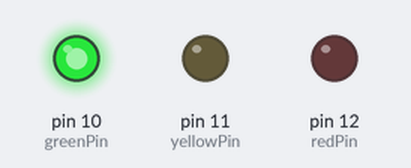
Recording of a sketch running on a simulated Arduino Uno, built with avr-gcc and run on an emulated ATmega328P. On the bench: output pins drawn as LEDs (lit = HIGH).

Above: at 2.5 s.
At 6.0 s:
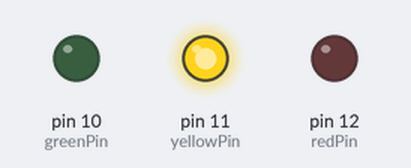
At 9.5 s:
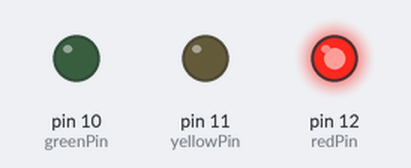
Timing chart, 0 to 15.6 s (numbered marks = the images above):
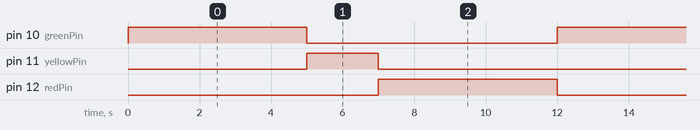

The sketch:

code.ino
```cpp
// Traffic Light
// Red LED on pin 12, yellow LED on pin 11, green LED on pin 10.
// Each LED has a 220 ohm resistor in series and its short leg to GND.

const int redPin = 12;     // red LED on pin 12
const int yellowPin = 11;  // yellow LED on pin 11
const int greenPin = 10;   // green LED on pin 10

void setup() {
  pinMode(redPin, OUTPUT);
  pinMode(yellowPin, OUTPUT);
  pinMode(greenPin, OUTPUT);
}

void loop() {
  // Green: go
  digitalWrite(redPin, LOW);
  digitalWrite(yellowPin, LOW);
  digitalWrite(greenPin, HIGH);
  delay(5000);

  // Yellow: get ready to stop
  digitalWrite(greenPin, LOW);
  digitalWrite(yellowPin, HIGH);
  delay(2000);

  // Red: stop
  digitalWrite(yellowPin, LOW);
  digitalWrite(redPin, HIGH);
  delay(5000);
}
```

Measured:
- by itself, pin 10 (greenPin), pin 12 (redPin): alternates HIGH for 5.0 s and LOW for 7.0 s
- by itself, pin 11 (yellowPin): alternates HIGH for 2.0 s and LOW for 10.0 s
- by itself, everything shown: repeats every 12.0 s, in 3 steps
